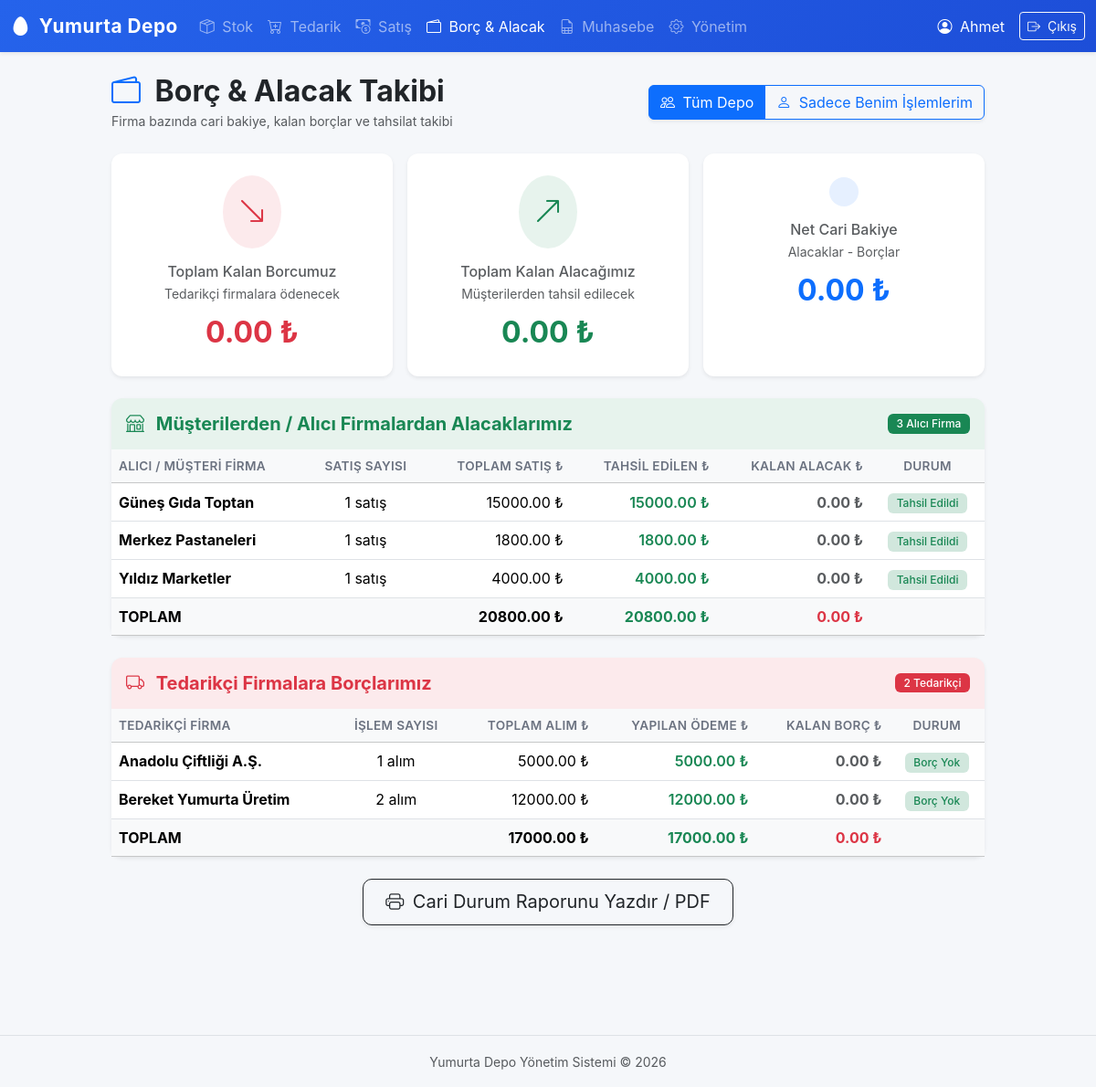
/borc-alacak (signed in), run on the app's committed database.
### tables this page shows
CREATE TABLE buyers (
            id   INTEGER PRIMARY KEY AUTOINCREMENT,
            name TEXT    UNIQUE NOT NULL
        );

CREATE TABLE suppliers (
            id   INTEGER PRIMARY KEY AUTOINCREMENT,
            name TEXT    UNIQUE NOT NULL
        );

### app.py (the view)
@app.route("/borc-alacak")
@login_required
def borc_alacak():
    view_mode = request.args.get("view", "all")
    uid = session["user_id"] if view_mode == "my" else None
    supplier_debts = db.get_supplier_debts(uid)
    buyer_receivables = db.get_buyer_receivables(uid)
    pending_purchases = db.get_pending_purchases(uid)
    pending_sales = db.get_pending_sales(uid)
    total_debt = sum(s["remaining_debt"] for s in supplier_debts)
    total_receivable = sum(b["remaining_receivable"] for b in buyer_receivables)
    net_balance = total_receivable - total_debt  # Pozitifse alacaklıyız, negatifse borçluyuz
    return render_template(
        "borc_alacak.html",
        supplier_debts=supplier_debts,
        buyer_receivables=buyer_receivables,
        pending_purchases=pending_purchases,
        pending_sales=pending_sales,
        total_debt=total_debt,
        total_receivable=total_receivable,
        net_balance=net_balance,
        view_mode=view_mode,
    )

### app.py (called while the page is built)
def login_required(f):
    @wraps(f)
    def decorated(*args, **kwargs):
        if "user_id" not in session:
            flash("Lütfen önce giriş yapın.", "warning")
            return redirect(url_for("login"))
        return f(*args, **kwargs)
    return decorated

### database.py (called while the page is built)
def get_db():
    conn = sqlite3.connect(DB_PATH)
    conn.row_factory = sqlite3.Row
    conn.execute("PRAGMA foreign_keys = ON")
    return conn

def get_supplier_debts(user_id=None):
    conn = get_db()
    where = "WHERE p.user_id = ?" if user_id else ""
    params = [user_id] if user_id else []
    query = f"""
        SELECT
            sup.id,
            sup.name,
            COUNT(p.id) AS tx_count,
            COALESCE(SUM(p.total_price), 0) AS total_amount,
            COALESCE(SUM(p.paid_amount), 0) AS total_paid,
            COALESCE(SUM(p.total_price), 0) - COALESCE(SUM(p.paid_amount), 0) AS remaining_debt,
            MAX(p.date) AS last_date
        FROM suppliers sup
        JOIN purchases p ON p.supplier_id = sup.id
        {where}
        GROUP BY sup.id, sup.name
        ORDER BY remaining_debt DESC, sup.name ASC
    """
    rows = conn.execute(query, params).fetchall()
    conn.close()
    return rows

def get_buyer_receivables(user_id=None):
    conn = get_db()
    where = "WHERE s.user_id = ?" if user_id else ""
    params = [user_id] if user_id else []
    query = f"""
        SELECT
            b.id,
            b.name,
            COUNT(s.id) AS tx_count,
            COALESCE(SUM(s.total_price), 0) AS total_amount,
            COALESCE(SUM(s.paid_amount), 0) AS total_paid,
            COALESCE(SUM(s.total_price), 0) - COALESCE(SUM(s.paid_amount), 0) AS remaining_receivable,
            MAX(s.date) AS last_date
        FROM buyers b
        JOIN sales s ON s.buyer_id = b.id
        {where}
        GROUP BY b.id, b.name
        ORDER BY remaining_receivable DESC, b.name ASC
    """
    rows = conn.execute(query, params).fetchall()
    conn.close()
    return rows

### templates/borc_alacak.html (shortened to what this page needs)
{% extends "base.html" %}
{% block content %}
<div class="row justify-content-center">
    <div class="col-lg-11 col-xl-10">
        <div class="d-flex flex-wrap justify-content-between align-items-center mb-4 gap-2">
            <div>
                <h2 class="fw-bold mb-0">
                    <i class="bi bi-wallet2 text-primary me-2"></i> Borç & Alacak Takibi
                </h2>
                <small class="text-muted">Firma bazında cari bakiye, kalan borçlar ve tahsilat takibi</small>
            </div>
            <div class="btn-group shadow-sm" role="group">
                <a href="{{ url_for('borc_alacak', view='all') }}"
                   class="btn {% if view_mode != 'my' %}btn-primary{% else %}btn-outline-primary{% endif %}">
                    <i class="bi bi-people me-1"></i> Tüm Depo
                </a>
                <a href="{{ url_for('borc_alacak', view='my') }}"
                   class="btn {% if view_mode == 'my' %}btn-primary{% else %}btn-outline-primary{% endif %}">
                    <i class="bi bi-person me-1"></i> Sadece Benim İşlemlerim
                </a>
            </div>
        </div>
        <div class="row g-3 mb-4">
            <div class="col-md-4">
                <div class="card border-0 shadow-sm h-100">
                    <div class="card-body p-4 text-center">
                        <div class="rounded-circle d-inline-flex p-3 mb-3 bg-danger bg-opacity-10">
                            <i class="bi bi-arrow-down-right fs-2 text-danger"></i>
                        </div>
                        <h6 class="text-muted mb-1">Toplam Kalan Borcumuz</h6>
                        <small class="text-muted d-block mb-2">Tedarikçi firmalara ödenecek</small>
                        <div class="fs-2 fw-bold text-danger">
                            {{ "%.2f"|format(total_debt) }} ₺
                        </div>
                    </div>
                </div>
            </div>
            <div class="col-md-4">
                <div class="card border-0 shadow-sm h-100">
                    <div class="card-body p-4 text-center">
                        <div class="rounded-circle d-inline-flex p-3 mb-3 bg-success bg-opacity-10">
                            <i class="bi bi-arrow-up-right fs-2 text-success"></i>
                        </div>
                        <h6 class="text-muted mb-1">Toplam Kalan Alacağımız</h6>
                        <small class="text-muted d-block mb-2">Müşterilerden tahsil edilecek</small>
                        <div class="fs-2 fw-bold text-success">
                            {{ "%.2f"|format(total_receivable) }} ₺
                        </div>
                    </div>
                </div>
            </div>
            <div class="col-md-4">
                <div class="card border-0 shadow-sm h-100">
                    <div class="card-body p-4 text-center">
                        <div class="rounded-circle d-inline-flex p-3 mb-3
                            {% if net_balance >= 0 %}bg-primary bg-opacity-10{% else %}bg-warning bg-opacity-10{% endif %}">
                        </div>
                        <h6 class="text-muted mb-1">Net Cari Bakiye</h6>
                        <small class="text-muted d-block mb-2">Alacaklar - Borçlar</small>
                        <div class="fs-2 fw-bold {% if net_balance >= 0 %}text-primary{% else %}text-danger{% endif %}">
                            {% if net_balance > 0 %}+{% endif %}{{ "%.2f"|format(net_balance) }} ₺
                        </div>
                    </div>
                </div>
            </div>
        </div>
        <div class="card border-0 shadow-sm mb-4">
            <div class="card-header bg-success bg-opacity-10 border-0 py-3 d-flex justify-content-between align-items-center">
                <h5 class="fw-bold mb-0 text-success">
                    <i class="bi bi-shop me-2"></i> Müşterilerden / Alıcı Firmalardan Alacaklarımız
                </h5>
                <span class="badge bg-success">{{ buyer_receivables|length }} Alıcı Firma</span>
            </div>
            <div class="card-body p-0">
                {% if buyer_receivables %}
                <div class="table-responsive">
                    <table class="table table-hover align-middle mb-0">
                        <thead class="table-light">
                            <tr>
                                <th>Alıcı / Müşteri Firma</th>
                                <th class="text-center">Satış Sayısı</th>
                                <th class="text-end">Toplam Satış ₺</th>
                                <th class="text-end">Tahsil Edilen ₺</th>
                                <th class="text-end">Kalan Alacak ₺</th>
                                <th class="text-center">Durum</th>
                            </tr>
                        </thead>
                        <tbody>
                            {% for b in buyer_receivables %}
                            <tr>
                                <td class="fw-bold">{{ b.name }}</td>
                                <td class="text-center">{{ b.tx_count }} satış</td>
                                <td class="text-end">{{ "%.2f"|format(b.total_amount) }} ₺</td>
                                <td class="text-end text-success fw-semibold">{{ "%.2f"|format(b.total_paid) }} ₺</td>
                                <td class="text-end fw-bold {% if b.remaining_receivable > 0.01 %}text-danger fs-6{% else %}text-muted{% endif %}">
                                    {{ "%.2f"|format(b.remaining_receivable) }} ₺
                                </td>
                                <td class="text-center">
                                    {% if b.remaining_receivable <= 0.01 %}
                                    <span class="badge bg-success-subtle text-success">Tahsil Edildi</span>
                                    {% else %}
                                    <span class="badge bg-warning-subtle text-dark">Tahsilat Bekliyor</span>
                                    {% endif %}
                                </td>
                            </tr>
                            {% endfor %}
                        </tbody>
                        <tfoot class="table-light">
                            <tr class="fw-bold">
                                <td>TOPLAM</td>
                                <td></td>
                                <td class="text-end">{{ "%.2f"|format(buyer_receivables|sum(attribute='total_amount')) }} ₺</td>
                                <td class="text-end text-success">{{ "%.2f"|format(buyer_receivables|sum(attribute='total_paid')) }} ₺</td>
                                <td class="text-end text-danger fs-6">{{ "%.2f"|format(total_receivable) }} ₺</td>
                                <td></td>
                            </tr>
                        </tfoot>
                    </table>
                </div>
                {% else %}
                <p class="text-muted text-center py-4 mb-0">
                    <i class="bi bi-check-circle me-1 text-success"></i> Henüz kayıtlı satış bulunmuyor.
                </p>
                {% endif %}
            </div>
        </div>
        <div class="card border-0 shadow-sm mb-4">
            <div class="card-header bg-danger bg-opacity-10 border-0 py-3 d-flex justify-content-between align-items-center">
                <h5 class="fw-bold mb-0 text-danger">
                    <i class="bi bi-truck me-2"></i> Tedarikçi Firmalara Borçlarımız
                </h5>
                <span class="badge bg-danger">{{ supplier_debts|length }} Tedarikçi</span>
            </div>
            <div class="card-body p-0">
                {% if supplier_debts %}
                <div class="table-responsive">
                    <table class="table table-hover align-middle mb-0">
                        <thead class="table-light">
                            <tr>
                                <th>Tedarikçi Firma</th>
                                <th class="text-center">İşlem Sayısı</th>
                                <th class="text-end">Toplam Alım ₺</th>
                                <th class="text-end">Yapılan Ödeme ₺</th>
                                <th class="text-end">Kalan Borç ₺</th>
                                <th class="text-center">Durum</th>
                            </tr>
                        </thead>
                        <tbody>
                            {% for s in supplier_debts %}
                            <tr>
                                <td class="fw-bold">{{ s.name }}</td>
                                <td class="text-center">{{ s.tx_count }} alım</td>
                                <td class="text-end">{{ "%.2f"|format(s.total_amount) }} ₺</td>
                                <td class="text-end text-success fw-semibold">{{ "%.2f"|format(s.total_paid) }} ₺</td>
                                <td class="text-end fw-bold {% if s.remaining_debt > 0.01 %}text-danger fs-6{% else %}text-muted{% endif %}">
                                    {{ "%.2f"|format(s.remaining_debt) }} ₺
                                </td>
                                <td class="text-center">
                                    {% if s.remaining_debt <= 0.01 %}
                                    <span class="badge bg-success-subtle text-success">Borç Yok</span>
                                    {% else %}
                                    <span class="badge bg-danger-subtle text-danger">Borç Var</span>
                                    {% endif %}
                                </td>
                            </tr>
                            {% endfor %}
                        </tbody>
                        <tfoot class="table-light">
                            <tr class="fw-bold">
                                <td>TOPLAM</td>
                                <td></td>
                                <td class="text-end">{{ "%.2f"|format(supplier_debts|sum(attribute='total_amount')) }} ₺</td>
                                <td class="text-end text-success">{{ "%.2f"|format(supplier_debts|sum(attribute='total_paid')) }} ₺</td>
                                <td class="text-end text-danger fs-6">{{ "%.2f"|format(total_debt) }} ₺</td>
                                <td></td>
                            </tr>
                        </tfoot>
                    </table>
                </div>
                {% else %}
                <p class="text-muted text-center py-4 mb-0">
                    <i class="bi bi-check-circle me-1 text-success"></i> Henüz kayıtlı tedarik alımı bulunmuyor.
                </p>
                {% endif %}
            </div>
        </div>
        <div class="text-center mb-5 pb-4">
            <button onclick="window.print()" class="btn btn-outline-dark btn-lg shadow-sm">
                <i class="bi bi-printer me-1"></i> Cari Durum Raporunu Yazdır / PDF
            </button>
        </div>
    </div>
</div>
{% endblock %}

### static/style.css (style rules this page uses)
body { background-color: #f5f7fa; font-family: -apple-system, BlinkMacSystemFont, "Segoe UI", Roboto, "Helvetica Neue", Arial, sans-serif; }
.card { border-radius: 12px; }
.card-header { border-radius: 12px 12px 0 0 !important; }
.table th { font-weight: 600; font-size: 0.85rem; text-transform: uppercase; letter-spacing: 0.3px; color: #6b7280; }
.table td { vertical-align: middle; }
.badge { font-weight: 500; padding: 0.4em 0.8em; }
.btn-lg { border-radius: 10px; padding: 0.6rem 1.5rem; }

### data on the page
buyers: name "Güneş Gıda Toptan", tx_count "1", total_amount "15000.00", total_paid "15000.00", remaining_receivable "0.00"
buyers: name "Merkez Pastaneleri", tx_count "1", total_amount "1800.00", total_paid "1800.00", remaining_receivable "0.00"
buyers: name "Yıldız Marketler", tx_count "1", total_amount "4000.00", total_paid "4000.00", remaining_receivable "0.00"
suppliers: name "Anadolu Çiftliği A.Ş.", tx_count "1", total_amount "5000.00", total_paid "5000.00", remaining_debt "0.00"
suppliers: name "Bereket Yumurta Üretim", tx_count "2", total_amount "12000.00", total_paid "12000.00", remaining_debt "0.00"

### other printed values
{{ session.get('user_name', '') }} "Ahmet"
{{ "%.2f"|format(total_debt) }} "0.00"
{{ "%.2f"|format(total_receivable) }} "0.00"
{{ "%.2f"|format(net_balance) }} "0.00"
{{ buyer_receivables|length }} "3"
{{ "%.2f"|format(buyer_receivables|sum(attribute='total_amount')) }} "20800.00"
{{ "%.2f"|format(buyer_receivables|sum(attribute='total_paid')) }} "20800.00"
{{ supplier_debts|length }} "2"
{{ "%.2f"|format(supplier_debts|sum(attribute='total_amount')) }} "17000.00"
{{ "%.2f"|format(supplier_debts|sum(attribute='total_paid')) }} "17000.00"
